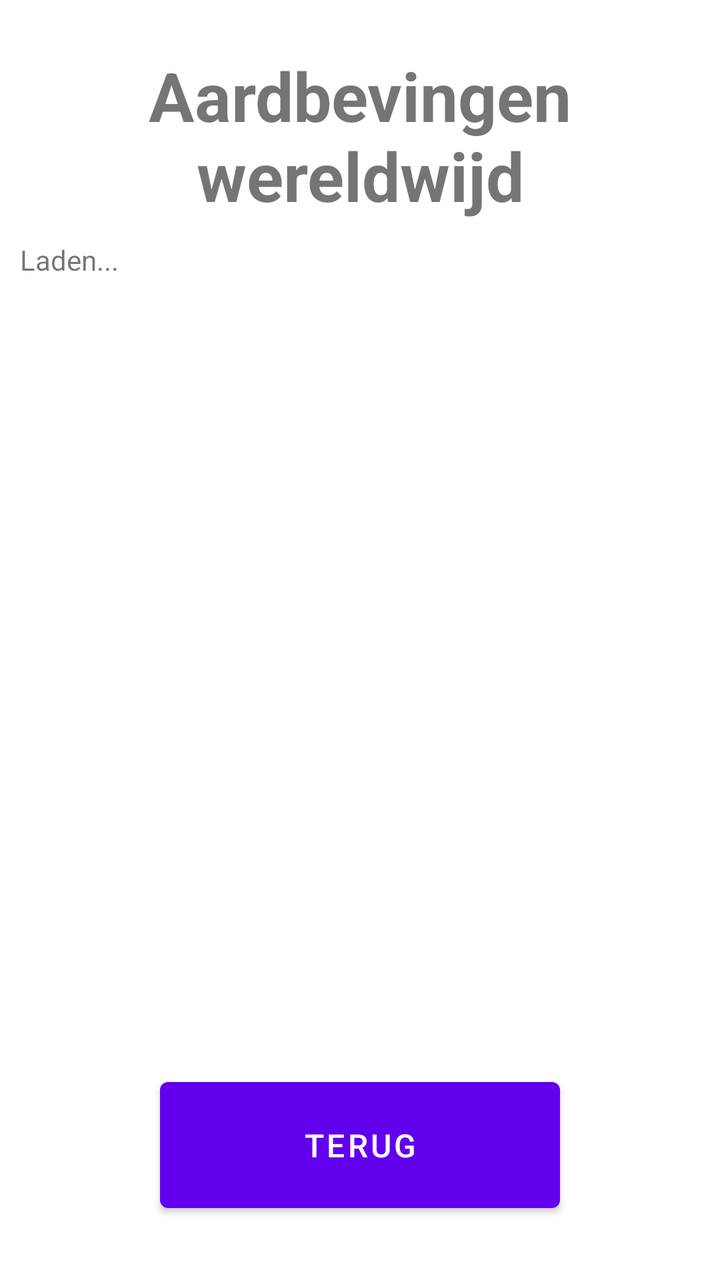
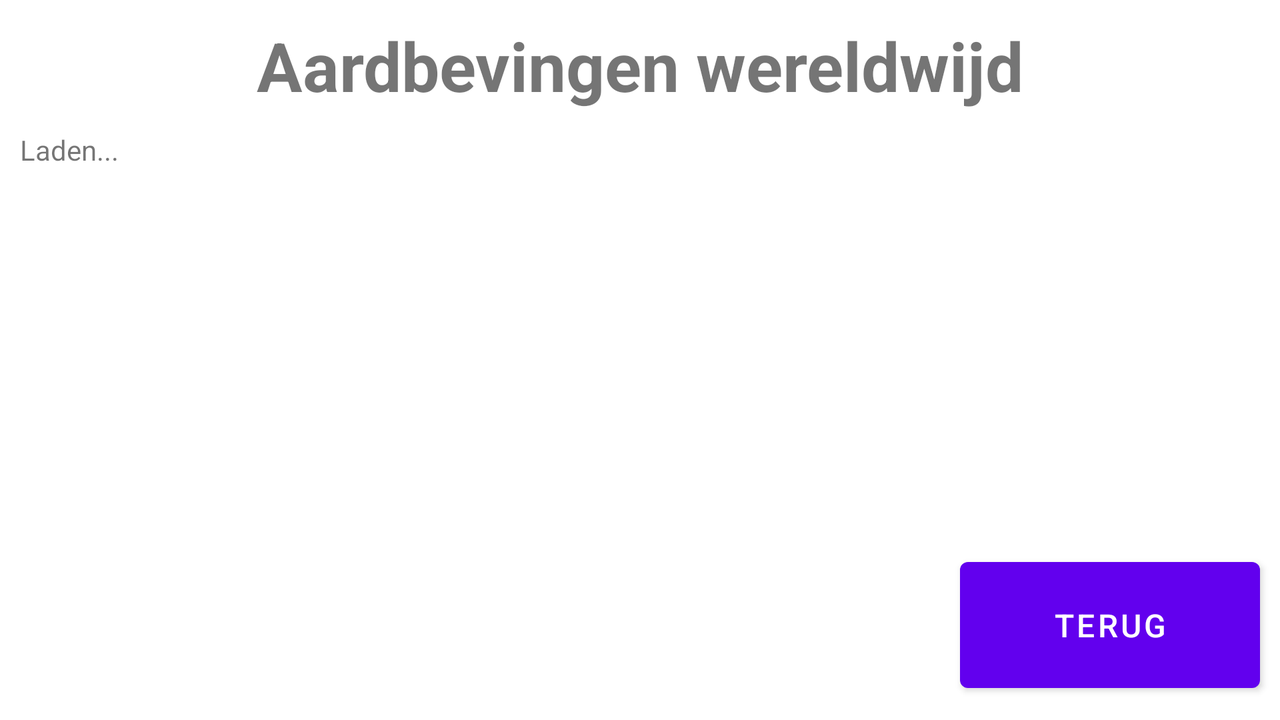

Two renders of one Android screen. The first uses the default layout on a phone; the second uses the alternative layout the repository ships for a different screen configuration, on a matching device. The two XML files are below.
<!-- AndroidManifest.xml: application theme Theme.WeerApp -->
<!-- res/layout/activity_earthquakes_worldwide.xml -->
<?xml version="1.0" encoding="utf-8"?>
<androidx.constraintlayout.widget.ConstraintLayout xmlns:android="http://schemas.android.com/apk/res/android"
        xmlns:tools="http://schemas.android.com/tools"
        xmlns:app="http://schemas.android.com/apk/res-auto"
        android:layout_width="match_parent"
        android:layout_height="match_parent"
        tools:context=".EarthquakesWorldwideActivity">

    <Button
            android:text="@string/back_button"
            android:layout_width="200dp"
            android:layout_height="75dp"
            android:id="@+id/earthquakesWWBackButton"
            app:layout_constraintStart_toStartOf="parent"
            app:layout_constraintEnd_toEndOf="parent"
            app:layout_constraintBottom_toBottomOf="parent"
            android:layout_marginBottom="30dp"
            android:textSize="16sp" />

    <TextView
            android:text="@string/earthquakes_worldwide_title"
            android:layout_width="wrap_content"
            android:layout_height="wrap_content"
            android:id="@+id/earthquakesWorldwideTitle"
            app:layout_constraintTop_toTopOf="parent"
            android:layout_marginTop="25dp"
            app:layout_constraintStart_toStartOf="parent"
            app:layout_constraintEnd_toEndOf="parent"
            android:textStyle="bold"
            android:textSize="34sp"
            android:textAlignment="center" />

    <ScrollView
            android:layout_width="0dp"
            android:layout_height="0dp"
            android:id="@+id/wwScrollView"
            app:layout_constraintStart_toStartOf="parent"
            android:layout_marginStart="10dp"
            app:layout_constraintEnd_toEndOf="parent"
            android:layout_marginEnd="10dp"
            android:layout_marginTop="10dp"
            app:layout_constraintTop_toBottomOf="@+id/earthquakesWorldwideTitle"
            app:layout_constraintHorizontal_bias="0.0"
            app:layout_constraintVertical_bias="0.0"
            app:layout_constraintBottom_toTopOf="@+id/earthquakesWWBackButton"
            android:layout_marginBottom="10dp">

        <LinearLayout
                android:layout_width="match_parent"
                android:layout_height="wrap_content"
                android:orientation="vertical"
                android:id="@+id/wwSvLayout" >

            <TextView
                    android:text="@string/loading"
                    android:layout_width="match_parent"
                    android:layout_height="wrap_content"
                    android:id="@+id/loading" />
        </LinearLayout>
    </ScrollView>

</androidx.constraintlayout.widget.ConstraintLayout>
<!-- resources referenced by this layout -->
<resources>
  <string name="back_button">Terug</string>
  <string name="earthquakes_worldwide_title">Aardbevingen wereldwijd</string>
  <string name="loading">Laden...</string>
  <style name="Theme.WeerApp" parent="Theme.MaterialComponents.DayNight.NoActionBar">
          
          <item name="colorPrimary">@color/purple_500</item>
          <item name="colorPrimaryVariant">@color/purple_700</item>
          <item name="colorOnPrimary">@color/white</item>
          
          <item name="colorSecondary">@color/teal_200</item>
          <item name="colorSecondaryVariant">@color/teal_700</item>
          <item name="colorOnSecondary">@color/black</item>
          
          <item name="android:statusBarColor">?attr/colorPrimaryVariant</item>
          
      </style>
</resources>
<!-- res/layout-land/activity_earthquakes_worldwide.xml (the repository's variant of the layout above) -->
<!-- drawn on the phone turned sideways -->
<?xml version="1.0" encoding="utf-8"?>
<androidx.constraintlayout.widget.ConstraintLayout xmlns:android="http://schemas.android.com/apk/res/android"
        xmlns:tools="http://schemas.android.com/tools"
        xmlns:app="http://schemas.android.com/apk/res-auto"
        android:layout_width="match_parent"
        android:layout_height="match_parent"
        tools:context=".EarthquakesWorldwideActivity">

    <Button
            android:text="@string/back_button"
            android:layout_width="150dp"
            android:layout_height="75dp"
            android:id="@+id/earthquakesWWBackButton"
            app:layout_constraintEnd_toEndOf="parent"
            app:layout_constraintBottom_toBottomOf="parent"
            android:textSize="16sp"
            android:layout_marginEnd="10dp"
            android:layout_marginBottom="10dp" />

    <TextView
            android:text="@string/earthquakes_worldwide_title"
            android:layout_width="wrap_content"
            android:layout_height="wrap_content"
            android:id="@+id/earthquakesWorldwideTitle"
            app:layout_constraintTop_toTopOf="parent"
            android:layout_marginTop="10dp"
            app:layout_constraintStart_toStartOf="parent"
            app:layout_constraintEnd_toEndOf="parent"
            android:textStyle="bold"
            android:textSize="34sp"
            android:textAlignment="center" />

    <ScrollView
            android:layout_width="0dp"
            android:layout_height="0dp"
            android:id="@+id/wwScrollView"
            app:layout_constraintStart_toStartOf="parent"
            android:layout_marginStart="10dp"
            android:layout_marginTop="10dp"
            app:layout_constraintTop_toBottomOf="@+id/earthquakesWorldwideTitle"
            app:layout_constraintHorizontal_bias="0.0"
            app:layout_constraintVertical_bias="0.0"
            app:layout_constraintEnd_toStartOf="@+id/earthquakesWWBackButton"
            app:layout_constraintBottom_toBottomOf="parent"
            android:layout_marginEnd="10dp"
            android:layout_marginBottom="10dp">

        <LinearLayout
                android:layout_width="match_parent"
                android:layout_height="wrap_content"
                android:orientation="vertical"
                android:id="@+id/wwSvLayout" >

            <TextView
                    android:text="@string/loading"
                    android:layout_width="match_parent"
                    android:layout_height="wrap_content"
                    android:id="@+id/loading" />
        </LinearLayout>
    </ScrollView>

</androidx.constraintlayout.widget.ConstraintLayout>
